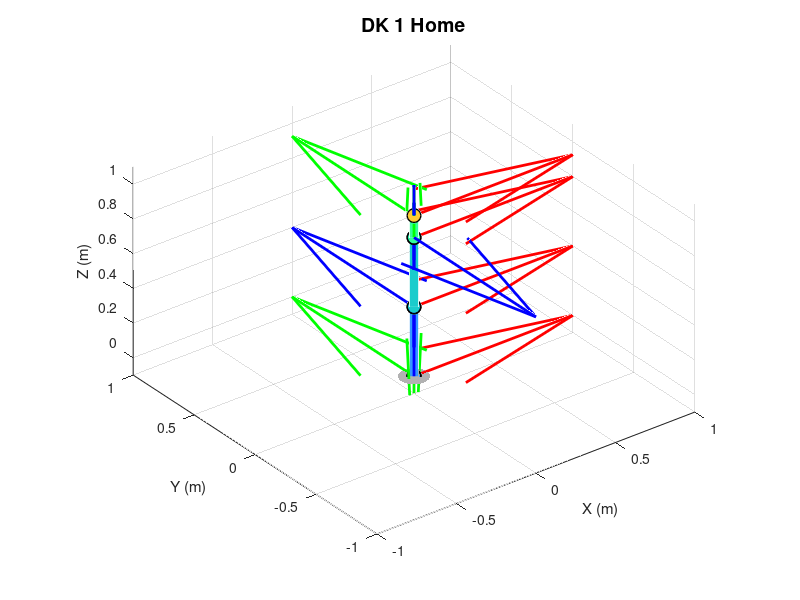
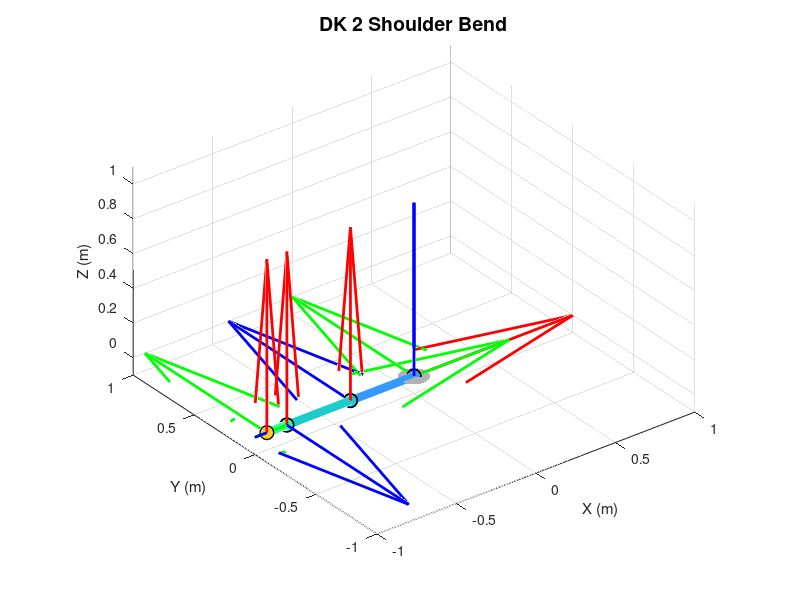
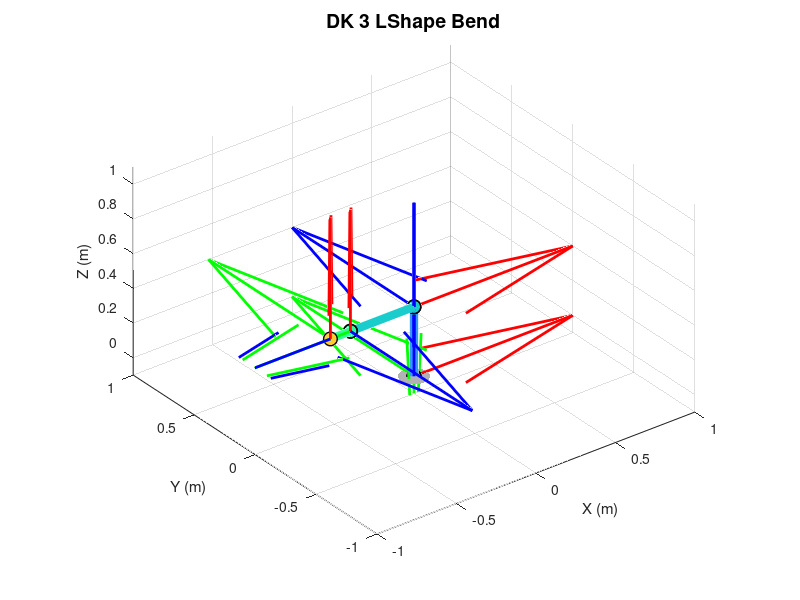
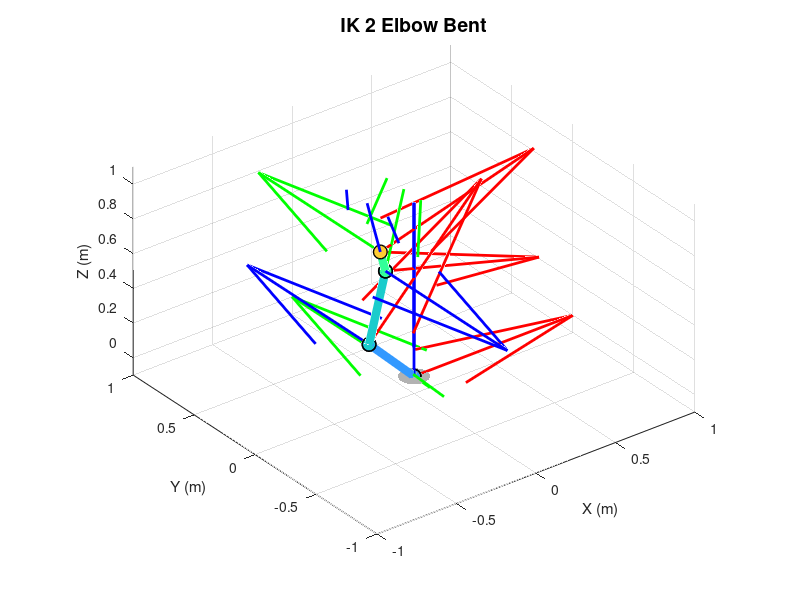

The MATLAB source for these figures, in order:
% generate_report_figures.m
% Generates and saves high-quality 3D plots for the specific robot poses
% tested in Step 2, 3, and 4. Perfect for the final report.

projectPath = fileparts(mfilename('fullpath'));
toolboxPath = fullfile(fileparts(projectPath), 'toolbox');
addpath(projectPath); addpath(toolboxPath);

% Create figures directory if it doesn't exist
figDir = fullfile(projectPath, 'figures');
if ~exist(figDir, 'dir')
    mkdir(figDir);
end

disp('=== Generating Report Figures ===');

% Define the poses to capture
poses = {
    'DK_1_Home',          [0; 0; 0; 0; 0; 0; 0]
    'DK_2_Shoulder_Bend', [0; pi/2; 0; 0; 0; 0; 0]
    'DK_3_LShape_Bend',   [0; 0; 0; -pi/2; 0; 0; 0]
    'IK_2_Elbow_Bent',    [0; pi/4; 0; pi/3; 0; pi/6; 0]
    'JAC_Elbow_Singular', [0; pi/4; 0; 0; 0; pi/4; 0]
};

% -----------------------------------------------------------------------
% HELPER: Get positions and rotation matrices
% -----------------------------------------------------------------------
function [pts, rots] = get_frame_transforms(q)
    d_vals     = [0; 0; 0.400; 0; 0.400; 0; 0.126];
    a_vals     = zeros(7,1);
    alpha_vals = [pi/2; -pi/2; -pi/2; pi/2; pi/2; -pi/2; 0];
    
    pts  = zeros(3, 8);
    rots = zeros(3, 3, 8);
    rots(:,:,1) = eye(3);
    T = eye(4);
    for j = 1:7
        theta = q(j);
        A = [cos(theta), -sin(theta)*cos(alpha_vals(j)),  sin(theta)*sin(alpha_vals(j)), a_vals(j)*cos(theta);
             sin(theta),  cos(theta)*cos(alpha_vals(j)), -cos(theta)*sin(alpha_vals(j)), a_vals(j)*sin(theta);
             0,           sin(alpha_vals(j)),             cos(alpha_vals(j)),            d_vals(j);
             0,           0,                              0,                             1];
        T = T * A;
        pts(:, j+1)    = T(1:3, 4);
        rots(:,:, j+1) = T(1:3, 1:3);
    end
end

% -----------------------------------------------------------------------
% PLOTTING LOOP
% -----------------------------------------------------------------------
AXIS_LEN = 0.20;
link_colors = [
    0.9  0.9  0.9; 0.2  0.5  1.0; 0.2  0.6  1.0; 0.1  0.7  0.9;
    0.1  0.8  0.8; 0.1  0.9  0.7; 0.2  1.0  0.6; 1.0  0.8  0.2;
];
AXIS_FRAMES = [1, 4, 6, 8];

% Create a single hidden figure for rendering
fig = figure('Name','Report Image Generator','Color','w', 'Position',[100 100 800 800], 'Visible', 'off');
ax = axes('Parent', fig, 'Color','w');

for i = 1:size(poses, 1)
    name = poses{i, 1};
    q    = poses{i, 2};
    
    disp(['Rendering: ', name, ' ...']);
    
    cla(ax); hold(ax,'on'); grid(ax,'on'); axis(ax,'equal');
    view(ax, 45, 25);
    xlabel(ax,'X (m)'); ylabel(ax,'Y (m)'); zlabel(ax,'Z (m)');
    title(ax, strrep(name, '_', ' '), 'Interpreter', 'none', 'FontSize', 14);
    xlim(ax,[-1 1]); ylim(ax,[-1 1]); zlim(ax,[-0.1 1.1]);
    
    % Draw base plate
    th = linspace(0,2*pi,40);
    fill3(ax, 0.08*cos(th), 0.08*sin(th), zeros(1,40), [0.7 0.7 0.7], 'EdgeColor','none');
    
    [pts, rots] = get_frame_transforms(q);
    
    % Draw links and joints
    for j = 1:7
        plot3(ax, pts(1,[j,j+1]), pts(2,[j,j+1]), pts(3,[j,j+1]), '-', 'Color', link_colors(j,:), 'LineWidth', 6);
    end
    for j = 1:8
        plot3(ax, pts(1,j), pts(2,j), pts(3,j), 'o', 'MarkerSize', 10, 'MarkerFaceColor', link_colors(j,:), 'MarkerEdgeColor','k', 'LineWidth',1);
    end
    
    % Draw axes at physical nodes
    for fi = 1:numel(AXIS_FRAMES)
        j = AXIS_FRAMES(fi);
        p = pts(:,j); Rj = rots(:,:,j);
        quiver3(ax, p(1),p(2),p(3), Rj(1,1),Rj(2,1),Rj(3,1), AXIS_LEN, 'r', 'LineWidth', 2, 'MaxHeadSize', 0.5, 'AutoScale','off');
        quiver3(ax, p(1),p(2),p(3), Rj(1,2),Rj(2,2),Rj(3,2), AXIS_LEN, 'g', 'LineWidth', 2, 'MaxHeadSize', 0.5, 'AutoScale','off');
        quiver3(ax, p(1),p(2),p(3), Rj(1,3),Rj(2,3),Rj(3,3), AXIS_LEN, 'b', 'LineWidth', 2, 'MaxHeadSize', 0.5, 'AutoScale','off');
    end
    
    drawnow;
    
    % Save as high-res PNG
    outFile = fullfile(figDir, [name '.png']);
    exportgraphics(ax, outFile, 'Resolution', 300);
end

close(fig);
disp(' ');
disp(['=== Done! Images saved to: ', figDir, ' ===']);
